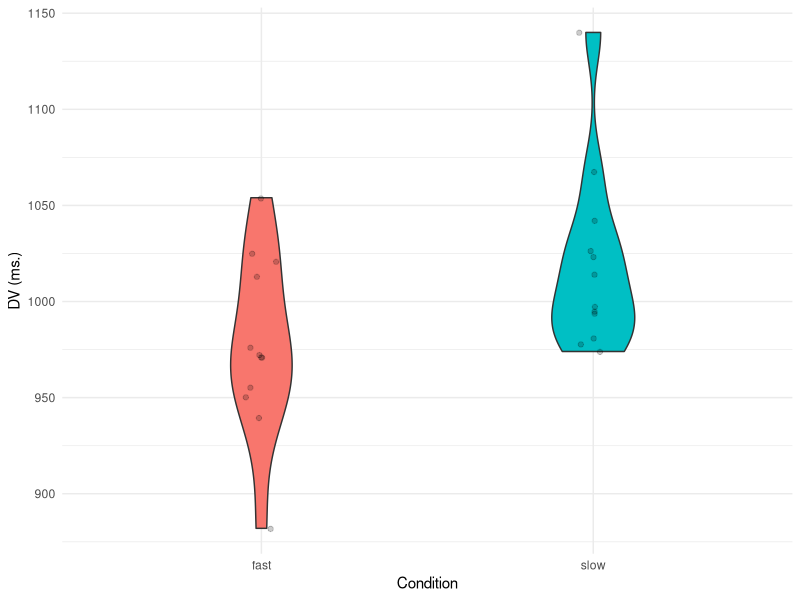
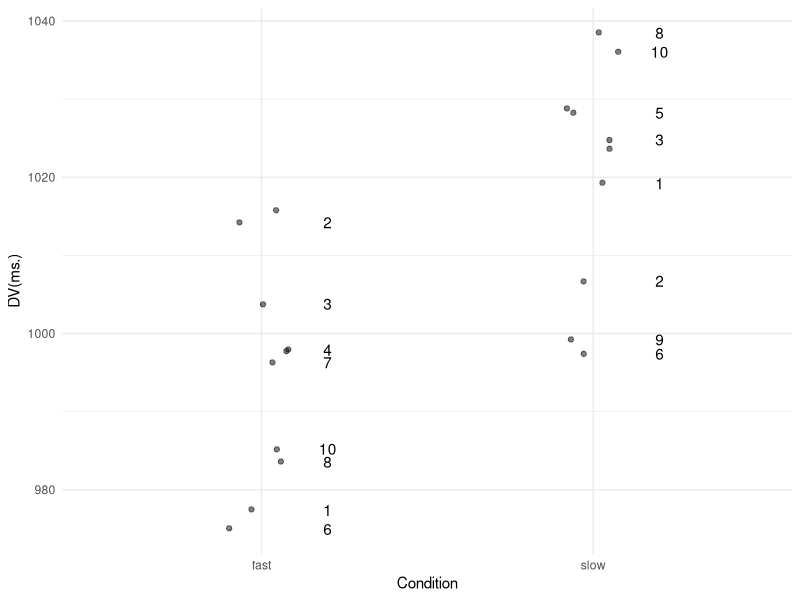
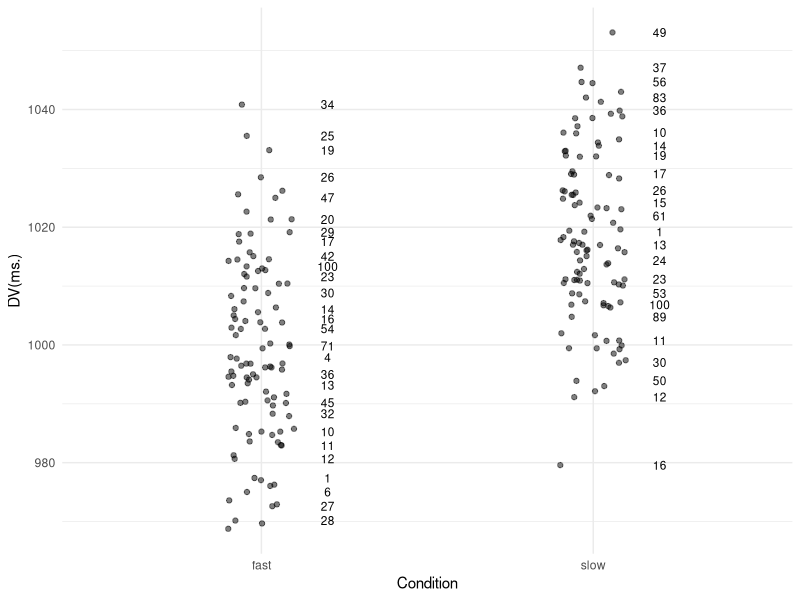

Recreate these plots in R, in order.
## ---- chunk 1
knitr::opts_chunk$set(echo = TRUE)
## ---- chunk 2
library(tidyverse) 
library(broom) 
## ---- chunk 3
rnorm(5, 0, 1)
rnorm(5, 0, 1)
## ---- chunk 4
set.seed(1234)
rnorm(5, 0, 1)
set.seed(1234)
rnorm(5, 0, 1)
## ---- chunk 5
participant <- seq(1:24)
participant
## ---- chunk 6
condition <- c(rep("fast", times = 12), rep("slow", times = 12))
condition
## ---- chunk 7
set.seed(1234)
dv <- c(rnorm(12, 1000, 50), rnorm(12, 1020, 50))
dv
## ---- chunk 8
my_data <- as_tibble(cbind(participant, condition, dv))
my_data
## ---- chunk 9
my_tidied_data <- my_data %>%
  mutate(condition = factor(condition), dv = as.integer(dv))

my_tidied_data
## ---- chunk 10
ggplot(my_tidied_data, aes(x = condition, y = dv, fill = condition)) +
  geom_violin(width = .25) +
  stat_summary(fun.data = "mean_cl_boot", colour = "black") +
  geom_jitter(alpha = .2, width = .05) +
  guides(fill = FALSE) +
  labs(x = "Condition", y = "DV (ms.)") +
  theme_minimal()
## ---- chunk 11
t.test(filter(my_tidied_data, condition == "fast")$dv, 
       filter(my_tidied_data, condition == "slow")$dv, paired = FALSE)

result <- tidy(t.test(filter(my_tidied_data, condition == "fast")$dv, 
                      filter(my_tidied_data, condition == "slow")$dv, paired = FALSE))
result
## ---- chunk 12
total_samples <- 10
sample_size <- 24
participant <- rep(1:sample_size)
condition <- c(rep("fast", times = sample_size/2),
               rep("slow", times = sample_size/2))
all_data <- NULL

for (i in 1:total_samples) {
  sample <- i
  set.seed(1233 + i)
  dv <- c(rnorm(sample_size/2, 1000, 50), rnorm(sample_size/2, 1020, 50))
  my_data <- as_tibble(cbind(participant, condition, dv, sample))
  all_data <- rbind(my_data, all_data)
}

all_tidied_data <- all_data %>%
  mutate(condition = factor(condition), dv = as.integer(dv))
## ---- chunk 13
all_tidied_data %>%
  group_by(condition, sample) %>%
  summarise(average = mean(dv)) %>%
  ggplot(aes(x = condition, y = average, group = condition,
             label = sample)) +
  geom_jitter(width = .1, alpha = .5) +
  stat_summary(fun.data = "mean_cl_boot", colour = "blue") +
  geom_text(check_overlap = TRUE, nudge_x = .2, nudge_y = 0, colour =
              "black") +
  labs(x = "Condition", y = "DV(ms.)") +
  theme_minimal()
## ---- chunk 14
total_samples <- 100
sample_size <- 24
participant <- rep(1:sample_size)
condition <- c(rep("fast", times = sample_size/2),
               rep("slow", times = sample_size/2))
all_data <- NULL

for (i in 1:total_samples) {
  sample <- i
  set.seed(1233 + i)
  dv <- c(rnorm(sample_size/2, 1000, 50), rnorm(sample_size/2, 1020, 50))
  my_data <- as_tibble(cbind(participant, condition, dv, sample))
  all_data <- rbind(my_data, all_data)
}

all_tidied_data <- all_data %>%
  mutate(condition = factor(condition), dv = as.integer(dv))

all_tidied_data %>%
  group_by(condition, sample) %>%
  summarise(average = mean(dv)) %>%
  ggplot(aes(x = condition, y = average, group = condition,
             label = sample)) +
  geom_jitter(width = .1, alpha = .5) +
  stat_summary(fun.data = "mean_cl_boot", colour = "blue") +
  geom_text(check_overlap = TRUE, nudge_x = .2, nudge_y = 0, colour =
              "black", size = 3) +
  labs(x = "Condition", y = "DV(ms.)") +
  theme_minimal()
